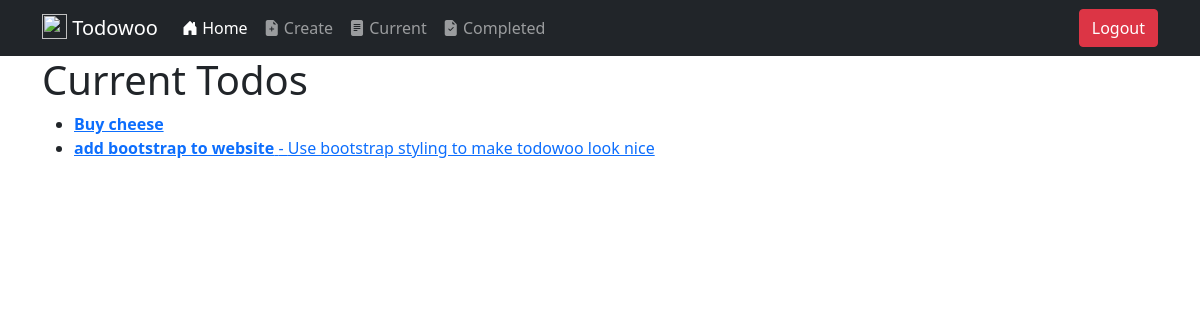
Page /current/ (signed in) on the earlier database version.
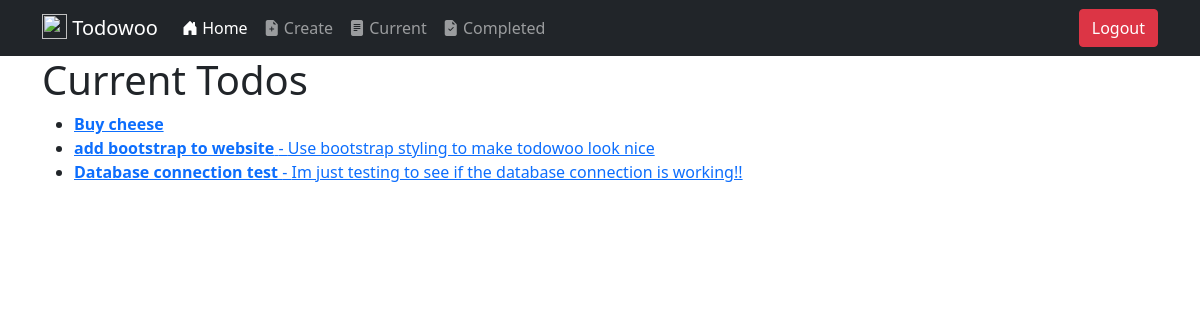
Same page on the later database version.
### todo/models.py (models this page shows, shortened)
class Todo(models.Model):
    title = models.CharField(max_length=100)
    description = models.TextField(blank=True)
    created = models.DateTimeField(auto_now_add=True)
    datecompleted = models.DateTimeField(null=True, blank=True)
    important = models.BooleanField(default=False)
    user = models.ForeignKey(User, on_delete=models.CASCADE)

### todo/views.py (the view)
# urls.py: path('current/', views.currenttodos, name="currenttodos"),
@login_required
def currenttodos(request):
    todos = Todo.objects.filter(user=request.user, datecompleted__isnull=True)
    return render(request, 'todo/currenttodos.html', {'todos': todos})

### todo/templates/todo/currenttodos.html
{% extends 'todo/base.html' %}
{% block content %}
<h1>Current Todos</h1>
<ul>
{% for todo in todos %}
<li>
    <a href="{% url 'viewtodo' todo.id %}">
    {% if todo.important %}<b>{% endif %}{{ todo.title }}{% if todo.important %}</b>{% endif %}
    {% if todo.description %} - {{ todo.description }}{% endif %}
    </a>
</li>
{% endfor %}
</ul>
{% endblock %}

Differences in the rows shown:
added Todo: title "Database connection test", description "Im just testing to see if the database connection is working!!"
